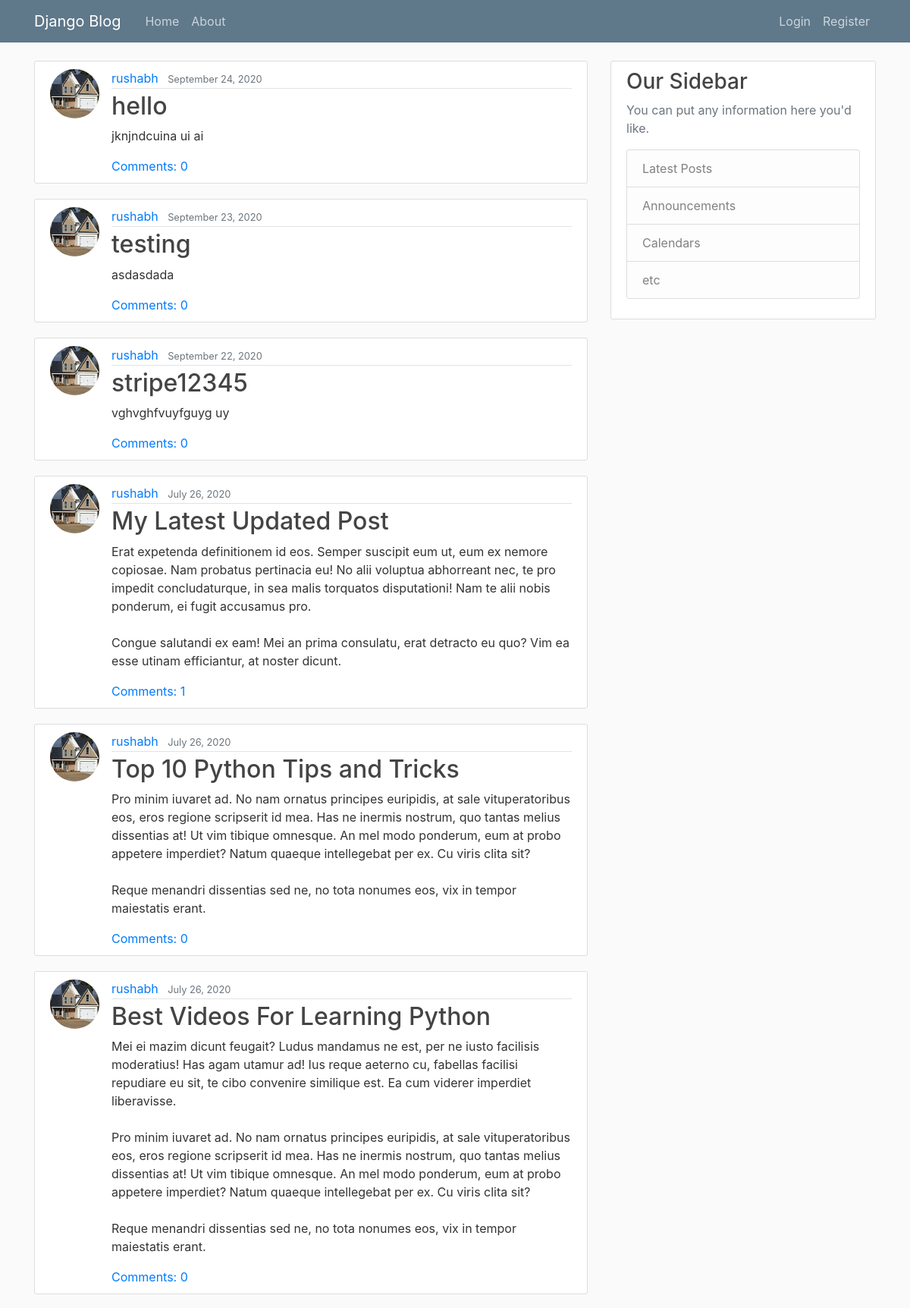
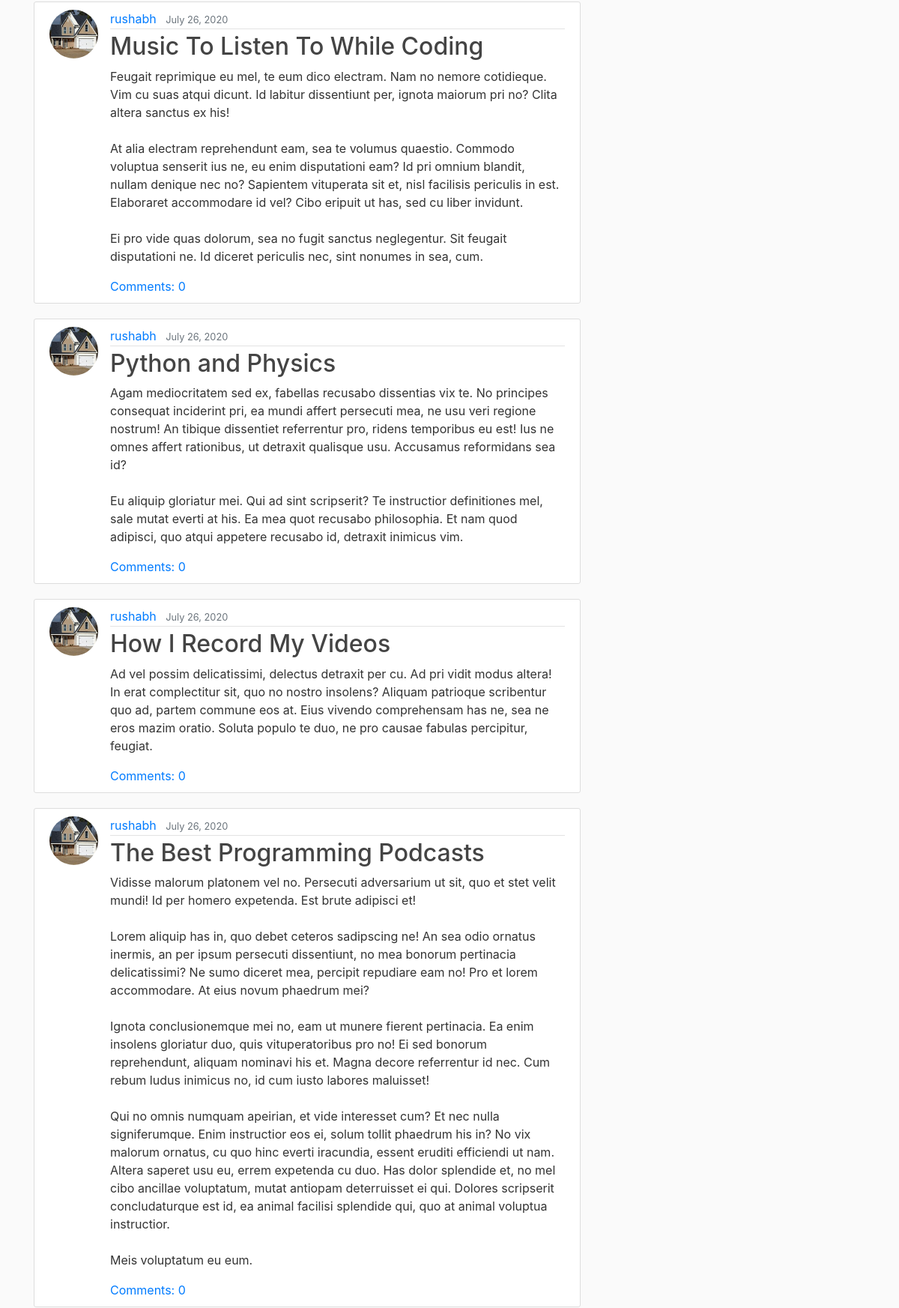
The page / (upper part) on the database its author committed (2 pictures, top to bottom).
### blog/models.py (models this page shows, shortened)
class Post(models.Model):
    title = models.CharField(max_length=100)
    content = models.TextField()
    date_posted = models.DateTimeField(default=timezone.now)
    author = models.ForeignKey(User, on_delete=models.CASCADE)

### user/models.py (models this page shows, shortened)
class Profile(models.Model):
    user = models.OneToOneField(User, on_delete=models.CASCADE)
    image = models.ImageField(default='default.jpg', upload_to='profile_pics')

### blog/views.py (the view)
# urls.py: path('', PostListView.as_view(), name='blog-home'),
class PostListView(ListView):
    model = Post
    template_name = 'blog/home.html'  # <app>/<model>_<viewtype>.html
    context_object_name = 'posts'
    ordering = ['-date_posted']
    paginate_by = 10

### blog/templates/blog/home.html (shortened to what this page needs)
{% extends "blog/base.html" %}
{% block content %}
    {% for post in posts %}
        <article class="media content-section">
          <img class="rounded-circle article-img" src="{{ post.author.profile.image.url }}">
          <div class="media-body">
            <div class="article-metadata">
              <a class="mr-2" href="{% url 'user-posts' post.author.username %}">{{ post.author }}</a>
              <small class="text-muted">{{ post.date_posted|date:"F d, Y" }}</small>
            </div>
            <h2><a class="article-title" href="{% url 'post-detail' post.id %}">{{ post.title }}</a></h2>
            <p class="article-content">{{ post.content }}</p>
              <a href="{% url 'post-detail' pk=post.pk %}">Comments: {{ post.comments.count }}</a><br>
          </div>
        </article>
    {% endfor %}
{% endblock content %}

### blog/static/blog/main.css (style rules this page uses)
body { background: #fafafa; color: #333333; margin-top: 5rem; }
h1, h2, h3, h4, h5, h6 { color: #444444; }
.content-section { background: #ffffff; padding: 10px 20px; border: 1px solid #dddddd; border-radius: 3px; margin-bottom: 20px; }
.article-title { color: #444444; }
.article-content { white-space: pre-line; }
.article-img { height: 65px; width: 65px; margin-right: 16px; }
.article-metadata { padding-bottom: 1px; margin-bottom: 4px; border-bottom: 1px solid #e3e3e3 }

### rows shown on the page
Post: author.profile.image (picture), author "rushabh", date_posted "September 24, 2020", title "hello", content "jknjndcuina ui ai", comments.count "0"
Post: author.profile.image (picture), author "rushabh", date_posted "September 23, 2020", title "testing", content "asdasdada", comments.count "0"
Post: author.profile.image (picture), author "rushabh", date_posted "September 22, 2020", title "stripe12345", content "vghvghfvuyfguyg uy", comments.count "0"
Post: author.profile.image (picture), author "rushabh", date_posted "July 26, 2020", title "My Latest Updated Post", content "Erat expetenda definitionem id eos. Semper suscipit eum ut, eum ex nemore copiosae. Nam probatus pertinacia eu! No alii voluptua abhorreant nec, te pro impedit concludaturque, in sea malis torquatos disputationi! Nam te alii nobis ponderum, ei fugit accusamus pro. Congue salutandi ex eam! Mei an prima consulatu, erat detracto eu quo? Vim ea esse utinam efficiantur, at noster dicunt.", comments.count "1"
Post: author.profile.image (picture), author "rushabh", date_posted "July 26, 2020", title "Top 10 Python Tips and Tricks", content "Pro minim iuvaret ad. No nam ornatus principes euripidis, at sale vituperatoribus eos, eros regione scripserit id mea. Has ne inermis nostrum, quo tantas melius dissentias at! Ut vim tibique omnesque. An mel modo ponderum, eum at probo appetere imperdiet? Natum quaeque intellegebat per ex. Cu viris clita sit? Reque menandri dissentias sed ne, no tota nonumes eos, vix in tempor maiestatis erant.", comments.count "0"
Post: author.profile.image (picture), author "rushabh", date_posted "July 26, 2020", title "Best Videos For Learning Python", content "Mei ei mazim dicunt feugait? Ludus mandamus ne est, per ne iusto facilisis moderatius! Has agam utamur ad! Ius reque aeterno cu, fabellas facilisi repudiare eu sit, te cibo convenire similique est. Ea cum viderer imperdiet liberavisse. Pro minim iuvaret ad. No nam ornatus principes euripidis, at sale vituperatoribus eos, eros regione scripserit id mea. Has ne inermis nostrum, quo tantas melius dissentias at! Ut vim tibique omnesque. An mel modo ponderum, eum at probo appetere imperdiet? Natum quaeque intellegebat per ex. Cu viris clita sit? Reque menandri dissentias sed ne, no tota nonumes eos, vix in tempor maiestatis erant.", comments.count "0"
Post: author.profile.image (picture), author "rushabh", date_posted "July 26, 2020", title "Music To Listen To While Coding", content "Feugait reprimique eu mel, te eum dico electram. Nam no nemore cotidieque. Vim cu suas atqui dicunt. Id labitur dissentiunt per, ignota maiorum pri no? Clita altera sanctus ex his! At alia electram reprehendunt eam, sea te volumus quaestio. Commodo voluptua senserit ius ne, eu enim disputationi eam? Id pri omnium blandit, nullam denique nec no? Sapientem vituperata sit et, nisl facilisis periculis in est. Elaboraret accommodare id vel? Cibo eripuit ut has, sed cu liber invidunt. Ei pro vide quas dolorum, sea no fugit sanctus neglegentur. Sit feugait disputationi ne. Id diceret periculis nec, sint nonumes in sea, cum.", comments.count "0"
Post: author.profile.image (picture), author "rushabh", date_posted "July 26, 2020", title "Python and Physics", content "Agam mediocritatem sed ex, fabellas recusabo dissentias vix te. No principes consequat inciderint pri, ea mundi affert persecuti mea, ne usu veri regione nostrum! An tibique dissentiet referrentur pro, ridens temporibus eu est! Ius ne omnes affert rationibus, ut detraxit qualisque usu. Accusamus reformidans sea id? Eu aliquip gloriatur mei. Qui ad sint scripserit? Te instructior definitiones mel, sale mutat everti at his. Ea mea quot recusabo philosophia. Et nam quod adipisci, quo atqui appetere recusabo id, detraxit inimicus vim.", comments.count "0"
Post: author.profile.image (picture), author "rushabh", date_posted "July 26, 2020", title "How I Record My Videos", content "Ad vel possim delicatissimi, delectus detraxit per cu. Ad pri vidit modus altera! In erat complectitur sit, quo no nostro insolens? Aliquam patrioque scribentur quo ad, partem commune eos at. Eius vivendo comprehensam has ne, sea ne eros mazim oratio. Soluta populo te duo, ne pro causae fabulas percipitur, feugiat.", comments.count "0"
Post: author.profile.image (picture), author "rushabh", date_posted "July 26, 2020", title "The Best Programming Podcasts", content "Vidisse malorum platonem vel no. Persecuti adversarium ut sit, quo et stet velit mundi! Id per homero expetenda. Est brute adipisci et! Lorem aliquip has in, quo debet ceteros sadipscing ne! An sea odio ornatus inermis, an per ipsum persecuti dissentiunt, no mea bonorum pertinacia delicatissimi? Ne sumo diceret mea, percipit repudiare eam no! Pro et lorem accommodare. At eius novum phaedrum mei? Ignota conclusionemque mei no, eam ut munere fierent pertinacia. Ea enim insolens gloriatur duo, quis vituperatoribus pro no! Ei sed bonorum reprehendunt, aliquam nominavi his et. Magna decore referrentur id nec. Cum rebum ludus inimicus no, id cum iusto labores maluisset! Qui no omnis numquam…", comments.count "0"
